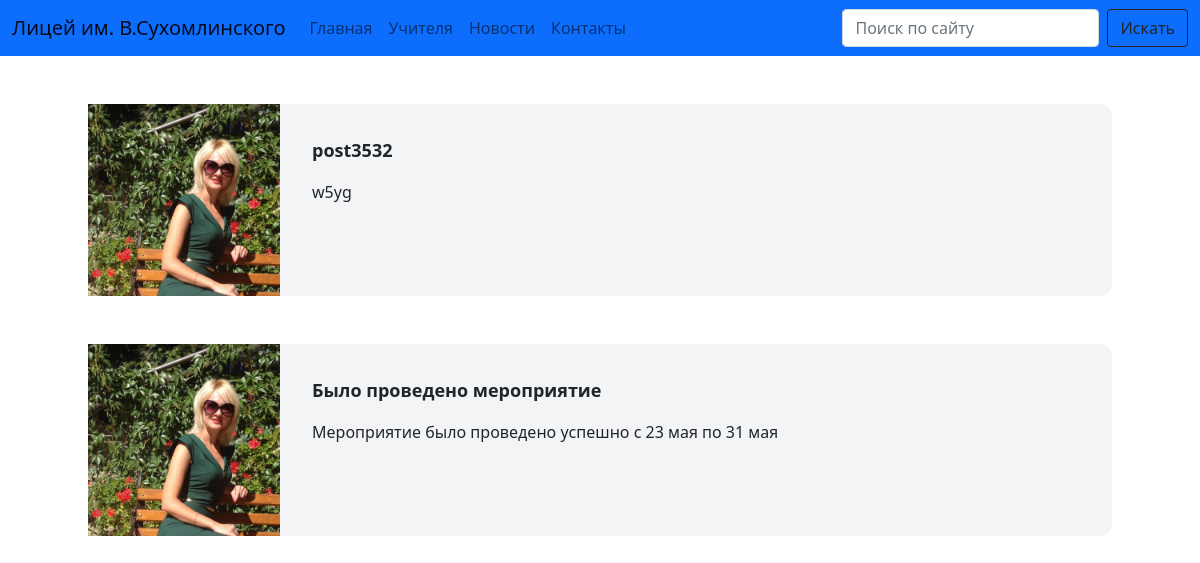
The app's page /posts/, older data.
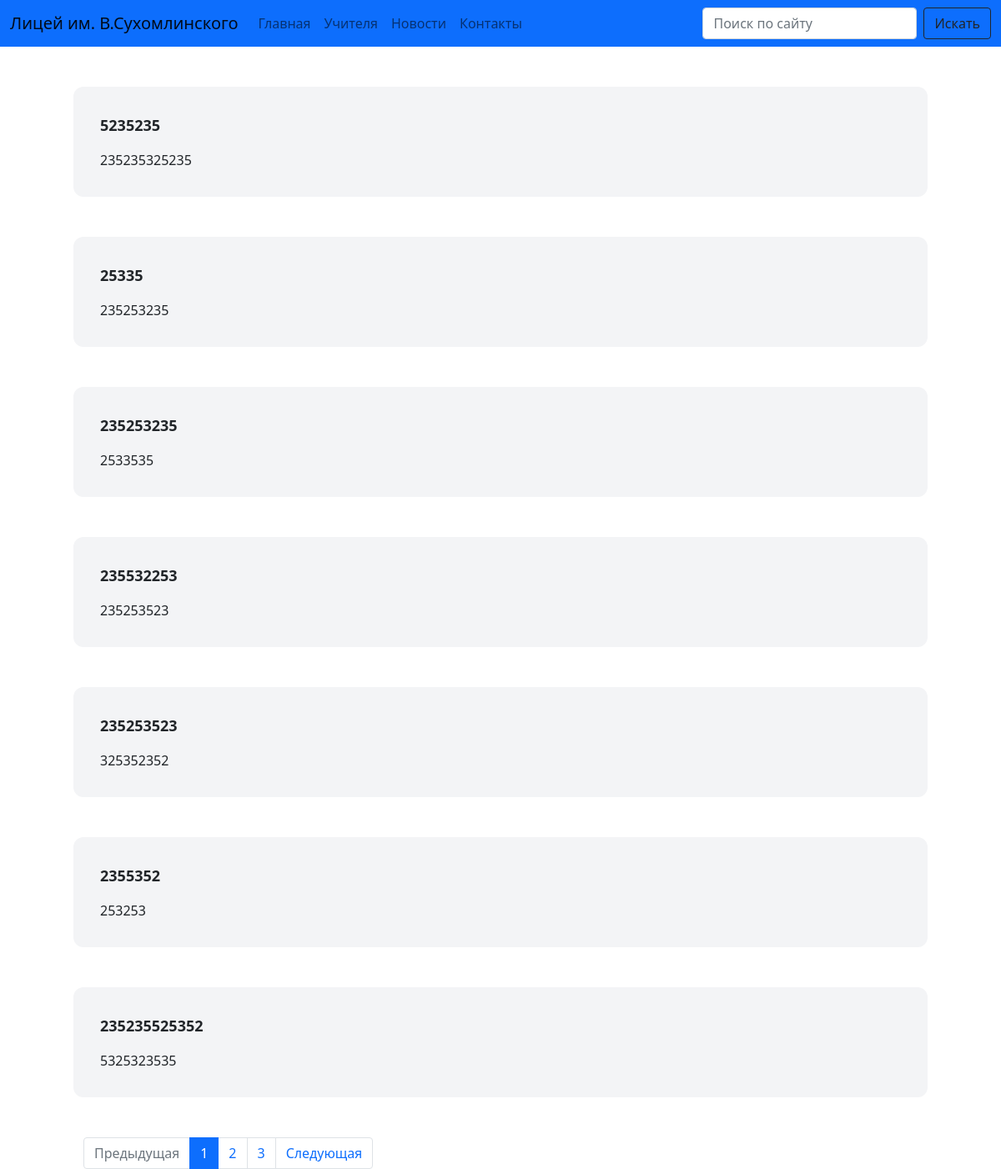
The same page, newer data.
### posts/models.py (models this page shows, shortened)
class Post(models.Model):
    title = models.CharField(max_length=255, verbose_name="Название поста")
    text = models.TextField(verbose_name="Текст поста")
    image = models.ImageField(blank=True, null=True, verbose_name="Картинка поста")
    timestamp = models.DateTimeField(auto_now_add=True)
    slug = models.SlugField(verbose_name="URL", null=True, blank=True)
    class Meta:
        ordering = ['-timestamp']
        verbose_name = 'Пост'
        verbose_name_plural = 'Посты'

### posts/views.py (the view)
# urls.py: path('posts/', views.posts_list, name='posts'),
def posts_list(request):
    search_query = request.GET.get('search', '')
    if search_query and search_query != '':
        posts = Post.objects.filter(Q(title__icontains=search_query) | Q(text__icontains=search_query))
    else:
        posts = Post.objects.all()
    paginator = Paginator(posts, 7)
    page_number = request.GET.get('page', 1)
    page = paginator.get_page(page_number)
    is_paginated = page.has_other_pages()
    if page.has_previous():
        previous_url = '?page={}'.format(page.previous_page_number())
    else:
        previous_url = ''
    if page.has_next():
        next_url = '?page={}'.format(page.next_page_number())
    else:
        next_url = ''
    context = {
        'page_object': page,
        'is_paginated': is_paginated,
        'next_url': next_url,
        'previous_url': previous_url
    }
    return render(request, 'posts/home.html', context)

### posts/templates/posts/home.html (shortened to what this page needs)
{% extends "main/base.html" %}
{% load i18n %}
{% block content %}
<div class="container">
    {% for post in page_object.object_list %}
    <div class="row my-5">
    <figure class="md:flex bg-gray-100 rounded-xl p-8 md:p-0">
      {% if post.image %}
      <img class="w-32 h-32 md:w-48 md:h-auto md:rounded-none rounded-full" src="{{ post.image.url }}" alt="" width="384" height="512">
      {% endif %}
      <div class="pt-6 md:p-8 space-y-4">
        <blockquote>
          <p class="text-lg font-semibold">
            {{ post.title }}
          </p>
        </blockquote>
        <figcaption class="font-medium">
          <div class="text-cyan-600">
            {{ post.text|truncatewords:20 }}
          </div>
            </figcaption>
      </div>
      </div>
{% endfor %}
{% if is_paginated %}
<nav aria-label="...">
  <ul class="pagination">
    <li class="page-item {% if not previous_url %}disabled{% endif %}">
      <a class="page-link" href="{{ previous_url }}" tabindex="-1">Предыдущая
      </a>
    </li>
    {% for n in page_object.paginator.page_range %}
    {% if page_object.number == n %}
    <li class="page-item active">
      <a class="page-link" href="?page={{ n }}">{{ n }} <span class="sr-only">(current)</span></a>
    </li>
    {% elif n > page_object.number|add:-3 and n < page_object.number|add:3%}
    <li class="page-item">
      <a class="page-link" href="?page={{ n }}">{{ n }}</a>
    </li>
    {% endif %}
    {% endfor %}
    <li class="page-item {% if not next_url %}disabled{% endif %}">
      <a class="page-link" href="{{ next_url }}">Следующая</a>
    </li>
  </ul>
</nav>
{% endif %}
{% endblock content %}

Row changes from the older to the newer data that the page shows:
no longer on this page (row edited): Post: image (picture), title "post3532", text "w5yg"
no longer on this page (row edited): Post: image (picture), title "Было проведено мероприятие", text "Мероприятие было проведено успешно с 23 мая по 31 мая"
added Post: title "5235235", text "235235325235"
added Post: title "25335", text "235253235"
added Post: title "235253235", text "2533535"
added Post: title "235532253", text "235253523"
added Post: title "235253523", text "325352352"
added Post: title "2355352", text "253253"
added Post: title "235235525352", text "5325323535"
Text that changed along with them:
text now shown: "Предыдущая Следующая"
new list line: "1"
new list line: "2"
new list line: "3"
